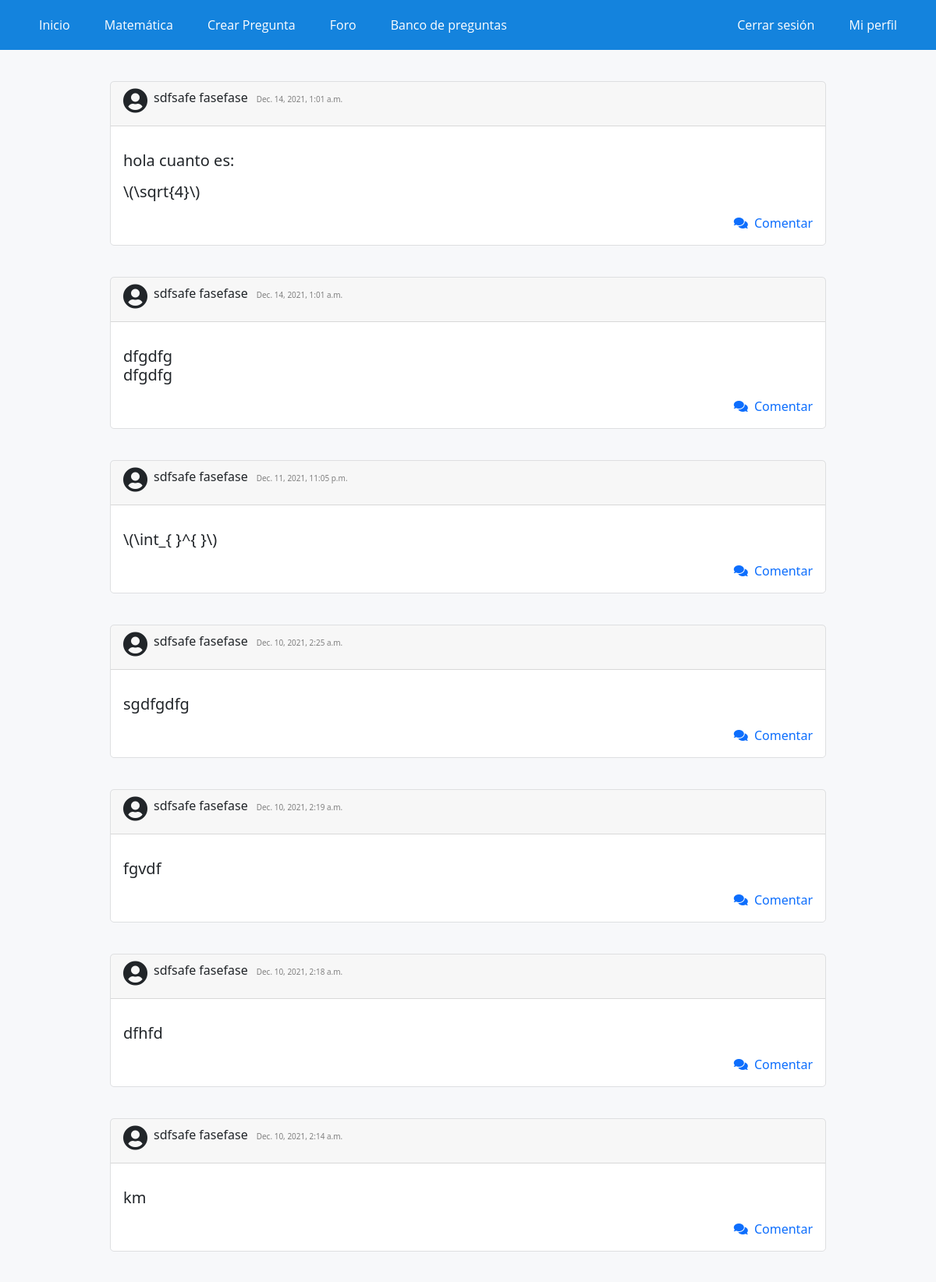
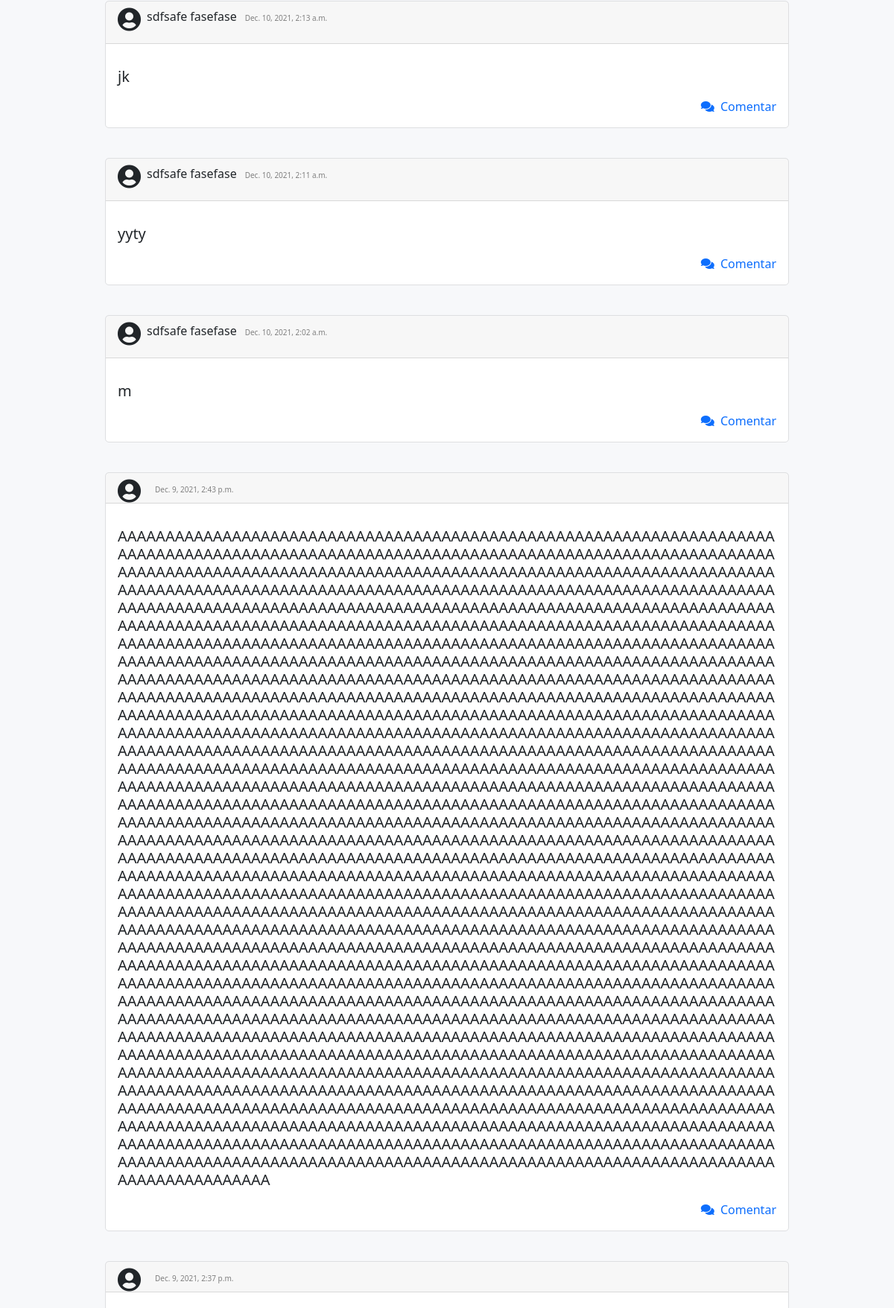
Page /foro/ (signed in, upper part) on the committed database (2 pictures, top to bottom).
### WebApp/models.py (models this page shows, shortened)
class PostForo(models.Model):
    usuario = models.ForeignKey(settings.AUTH_USER_MODEL, on_delete=models.CASCADE)
    sigla = models.CharField(max_length=7, choices=siglas)
    texto = models.TextField(max_length=2500)
    slug = models.SlugField(unique=True, blank=True,max_length=2500)
    tiempo = models.DateTimeField(auto_now_add=True)
    class Meta:
        ordering = ['-tiempo']

### WebApp/views.py (the view)
# urls.py: path('foro/', foro, name="foro1"),
def foro(request):
    post = PostForo.objects.all()
    contexto = {
        'post': post
    }
    return render(request, 'app/foro.html', contexto)

### WebApp/templates/app/foro.html (shortened to what this page needs)
{% extends 'app/base.html' %}
{% load static %}
{% block contenido %}
<div class="elContenedor">
    <p>
        {% for post in post %}
        <div class="preguntas mb-3 mx-auto" style="width: 85%;">
            <div class="card-header"><i style="float: left; " class="svg-inline--fa fas fa-user-circle fa-2x">&nbsp;</i>
                <p style="display: inline-block; ">{{post.usuario.first_name}}{{" "}}{{post.usuario.last_name}}</p> &nbsp;<h7 style="color: gray; font-size: 10px;">
                    {{post.tiempo}}</h7>
            </div>
            <div class="card-body">
                <p class="card-text">
                    <h5 style="word-wrap: break-word;">{{post.texto| linebreaks}}</h5>
                </p>
                <div>
                    <a style="text-decoration: none;" href="{% url 'foro2' post.pk %}">
                        <div style="text-align: right;"><i class="fas fa-comments "></i>&nbsp;&nbsp;Comentar</div>
                    </a>
                </div>
            </div>
        </div>
        {% endfor %}
    </p>
</div>
{% endblock %}

### WebApp/static/app/css/styles.css (style rules this page uses)
* { margin: 0; padding: 0; -webkit-box-sizing: border-box; -moz-box-sizing: border-box; box-sizing: border-box; }
body { background: rgb(247,248,250); }
.elContenedor { width: 90%; padding-top: 0px; margin:auto; }
.preguntas { background-color: rgb(255,255,255); border-radius: 5px ; margin-bottom: 40px; margin-top: 40px; border: 1px solid rgb(222,223,225); }

### rows in the picture
PostForo: usuario.first_name "sdfsafe", usuario.last_name "fasefase", tiempo "Dec. 14, 2021, 1:01 a.m.", texto "hola cuanto es: \\(\\sqrt{4}\\)"
PostForo: usuario.first_name "sdfsafe", usuario.last_name "fasefase", tiempo "Dec. 14, 2021, 1:01 a.m.", texto "dfgdfg dfgdfg"
PostForo: usuario.first_name "sdfsafe", usuario.last_name "fasefase", tiempo "Dec. 11, 2021, 11:05 p.m.", texto "\\(\\int_{ }^{ }\\)"
PostForo: usuario.first_name "sdfsafe", usuario.last_name "fasefase", tiempo "Dec. 10, 2021, 2:25 a.m.", texto "sgdfgdfg"
PostForo: usuario.first_name "sdfsafe", usuario.last_name "fasefase", tiempo "Dec. 10, 2021, 2:19 a.m.", texto "fgvdf"
PostForo: usuario.first_name "sdfsafe", usuario.last_name "fasefase", tiempo "Dec. 10, 2021, 2:18 a.m.", texto "dfhfd"
PostForo: usuario.first_name "sdfsafe", usuario.last_name "fasefase", tiempo "Dec. 10, 2021, 2:14 a.m.", texto "km"
PostForo: usuario.first_name "sdfsafe", usuario.last_name "fasefase", tiempo "Dec. 10, 2021, 2:13 a.m.", texto "jk"
PostForo: usuario.first_name "sdfsafe", usuario.last_name "fasefase", tiempo "Dec. 10, 2021, 2:11 a.m.", texto "yyty"
PostForo: usuario.first_name "sdfsafe", usuario.last_name "fasefase", tiempo "Dec. 10, 2021, 2:02 a.m.", texto "m"
PostForo: tiempo "Dec. 9, 2021, 2:43 p.m.", texto "AAAAAAAAAAAAAAAAAAAAAAAAAAAAAAAAAAAAAAAAAAAAAAAAAAAAAAAAAAAAAAAAAAAAAAAAAAAAAAAAAAAAAAAAAAAAAAAAAAAAAAAAAAAAAAAAAAAAAAAAAAAAAAAAAAAAAAAAAAAAAAAAAAAAAAAAAAAAAAAAAAAAAAAAAAAAAAAAAAAAAAAAAAAAAAAAAAAAAAAAAAAAAAAAAAAAAAAAAAAAAAAAAAAAAAAAAAAAAAAAAAAAAAAAAAAAAAAAAAAAAAAAAAAAAAAAAAAAAAAAAAAAAAAAAAAAAAAAAAAAAAAAAAAAAAAAAAAAAAAAAAAAAAAAAAAAAAAAAAAAAAAAAAAAAAAAAAAAAAAAAAAAAAAAAAAAAAAAAAAAAAAAAAAAAAAAAAAAAAAAAAAAAAAAAAAAAAAAAAAAAAAAAAAAAAAAAAAAAAAAAAAAAAAAAAAAAAAAAAAAAAAAAAAAAAAAAAAAAAAAAAAAAAAAAAAAAAAAAAAAAAAAAAAAAAAAAAAAAAAAAAAAAAAAAAAAAAAAAAAAAAAAAAAAAAAAAAAAAAAAAAAAAAAAAAAAAAAAAAAAAAAAAAAAAAAAAAAAAAAAAAAAAAAAAAAAAAAAAAAAAAAAAAAAAAAAAAAAAAAAAAAAAAAAAAAAAAAAAAAAAAAAAAAAAAAAAAAAAAAAAAAAAAAAAAAAAAAAAAAA…"
PostForo: tiempo "Dec. 9, 2021, 2:37 p.m."
